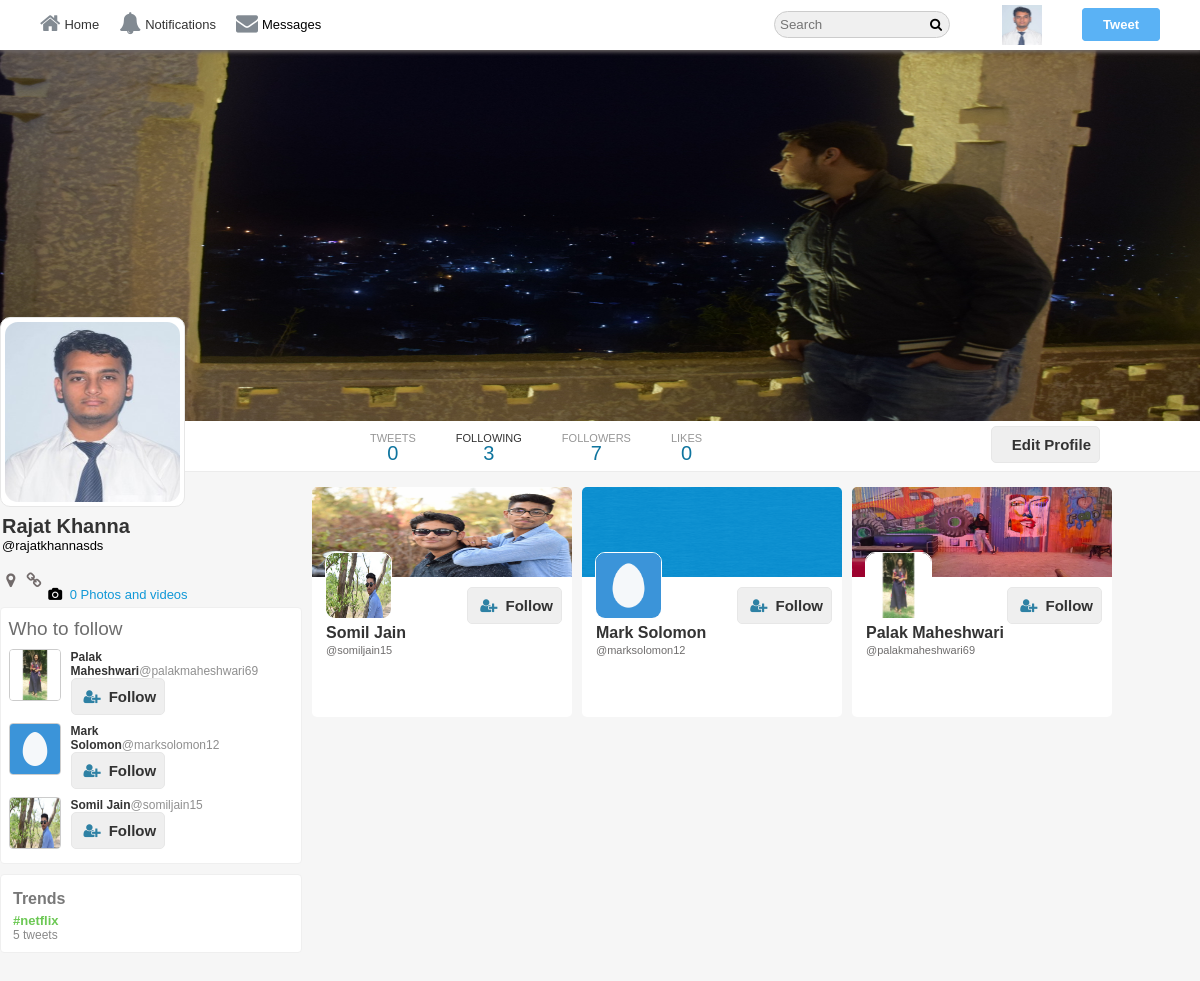
The app's page /SayIt/followers.php?username=rajatkhannasds (signed in) with its own data.
### tables this page shows
CREATE TABLE `users` (
  `user_id` int(11) NOT NULL,
  `username` varchar(40) NOT NULL,
  `email` varchar(255) NOT NULL,
  `password` varchar(32) NOT NULL,
  `screenName` varchar(40) NOT NULL,
  `profileImage` varchar(255) NOT NULL,
  `profileCover` varchar(255) NOT NULL,
  `following` int(11) NOT NULL,
  `followers` int(11) NOT NULL,
  `bio` varchar(140) NOT NULL,
  `country` varchar(255) NOT NULL,
  `website` varchar(255) NOT NULL
);

CREATE TABLE `trends` (
  `trendID` int(11) NOT NULL,
  `hashtag` varchar(140) NOT NULL,
  `createdOn` datetime NOT NULL
);

### SayIt/core/init.php (called while the page is built, shortened)
<?php
	include 'database/connection.php';
	include 'classes/user.php';
	include 'classes/tweet.php';
	include 'classes/follow.php';
 	global $pdo;
  	$getFromU = new User($pdo);
    $getFromF = new Follow($pdo);
 ?>

### SayIt/core/classes/user.php (called while the page is built, shortened)
<?php
class User{
	protected $pdo;
 	public function __construct($pdo){
	    $this->pdo = $pdo;
	}
	public function checkInput($data){
		$data = htmlspecialchars($data);
		$data = trim($data);
		$data = stripcslashes($data);
		return $data;
	}
	public function userData($user_id){
		$stmt = $this->pdo->prepare('SELECT * FROM `users` WHERE `user_id` = :user_id');
		$stmt->bindParam(':user_id', $user_id, PDO::PARAM_INT);
		$stmt->execute();
		return $stmt->fetch(PDO::FETCH_OBJ);
	}
	public function loggedIn(){
		return (isset($_SESSION['user_id'])) ? true : false;
	}
	public function userIdbyUsername($username){
		$stmt = $this->pdo->prepare("SELECT `user_id` FROM `users` WHERE (`username`  = :username)");
		$stmt->bindParam("username", $username, PDO::PARAM_STR);
		$stmt->execute();
	    $user = $stmt->fetch(PDO::FETCH_OBJ);
	    return $user->user_id;
	}
}
?>

### SayIt/followers.php (the view, shortened to what this page needs)
<?php
 	if(isset($_GET['username']) === true && empty($_GET['username']) === false){
		include 'core/init.php';
		$username    = $getFromU->checkInput($_GET['username']);
		$profileId   = $getFromU->userIdByUsername($username);
		$profileData = $getFromU->userData($profileId);
		$user_id 	 = $_SESSION['user_id'];
		$user 		 = $getFromU->userData($user_id);
	}else{
		header('Location:'.BASE_URL.'index.php');
	}
?>
<!doctype html>
<html>
	<head>
		<link rel="stylesheet" href="https://cdnjs.cloudflare.com/ajax/libs/font-awesome/4.6.3/css/font-awesome.css"/>
		<link rel="stylesheet" href="<?php echo BASE_URL;?>assets/css/style-complete.css"/>
   </head>
<body>
<div class="wrapper">
<div class="header-wrapper">
	<div class="nav-container">
    	<div class="nav">
		<div class="nav-left">
			<ul>
				<li><a href="<?php echo BASE_URL;?>"><i class="fa fa-home" aria-hidden="true"></i>Home</a></li>
				<?php if($getFromU->loggedIn()=== true){?>
					<li><a href="<?php echo BASE_URL;?>i/notifications"><i class="fa fa-bell" aria-hidden="true"></i>Notifications</a></li>
					<li id="messagePopup"><i class="fa fa-envelope" aria-hidden="true"></i>Messages</li>
				<?php }?>
			</ul>
		</div>
		<div class="nav-right">
			<ul>
				<li><input type="text" placeholder="Search" class="search"/><i class="fa fa-search" aria-hidden="true"></i>
				</li>
			<?php if($getFromU->loggedIn() === true){?>
				<li class="hover"><label class="drop-label" for="drop-wrap1"><img src="<?php echo BASE_URL.$user->profileImage;?>"/></label>
				</li>
				<li><label class="addTweetBtn" for="pop-up-tweet">Tweet</label></li>
				<?php } else{
							echo '<li><a href="'.BASE_URL.'/index.php">Have an account? Log in!</a></li>';
						}
				?>
			</ul>
		</div>
	</div>
	</div>
 </div>
<div class="profile-cover-wrap">
<div class="profile-cover-inner">
	<div class="profile-cover-img">
		<img src="<?php echo BASE_URL.$profileData->profileCover;?>"/>
	</div>
</div>
<div class="profile-nav">
 <div class="profile-navigation">
	<ul>
		<li>
		<div class="n-head">
			TWEETS
		</div>
		<div class="n-bottom">
		  <?php $getFromT->countTweets($profileId);?>
		</div>
		</li>
		<li>
			<a href="<?php echo BASE_URL.$profileData->username;?>/following">
				<div class="n-head">
					<a href="<?php echo BASE_URL.$profileData->username;?>/following">FOLLOWING</a>
				</div>
				<div class="n-bottom">
					<span class="count-following"><?php echo $profileData->following;?></span>
				</div>
			</a>
		</li>
		<li>
		 <a href="<?php echo BASE_URL.$profileData->username;?>/followers">
				<div class="n-head">
					FOLLOWERS
				</div>
				<div class="n-bottom">
					<span class="count-followers"><?php echo $profileData->followers;?></span>
				</div>
			</a>
		</li>
		<li>
			<a href="#">
				<div class="n-head">
					LIKES
				</div>
				<div class="n-bottom">
					<?php $getFromT->countLikes($profileId);?>
				</div>
			</a>
		</li>
	</ul>
	<div class="edit-button">
		<span>
			<?php echo $getFromF->followBtn($profileId, $user_id, $profileData->user_id);?>
 		</span>
	</div>
    </div>
</div>
</div>
<div class="in-wrapper">
 <div class="in-full-wrap">
   <div class="in-left">
     <div class="in-left-wrap">
	<div class="profile-info-wrap">
	 <div class="profile-info-inner">
		<div class="profile-img">
			<img src="<?php echo BASE_URL.$profileData->profileImage;?>"/>
		</div>
		<div class="profile-name-wrap">
			<div class="profile-name">
				<a href="<?php echo BASE_URL.$profileData->username;?>"><?php echo $profileData->screenName;?></a>
			</div>
			<div class="profile-tname">
				@<span class="username"><?php echo $profileData->username;?></span>
			</div>
		</div>
<div class="profile-extra-info">
	<div class="profile-extra-inner">
		<ul>
			<li>
				<div class="profile-ex-location-i">
					<i class="fa fa-map-marker" aria-hidden="true"></i>
				</div>
			</li>
			<li>
				<div class="profile-ex-location-i">
					<i class="fa fa-link" aria-hidden="true"></i>
				</div>
			</li>
		</ul>
	</div>
</div>
<div class="profile-extra-footer">
	<div class="profile-extra-footer-head">
		<div class="profile-extra-info">
			<ul>
				<li>
					<div class="profile-ex-location-i">
						<i class="fa fa-camera" aria-hidden="true"></i>
					</div>
					<div class="profile-ex-location">
						<a href="#">0 Photos and videos </a>
					</div>
				</li>
			</ul>
		</div>
	</div>
	<?php $getFromF->whoToFollow($user_id,$user_id);?>
	<?php $getFromT->trends(); ?>
 </div>
	 </div>
	</div>
	</div>
  </div>
		<div class="wrapper-following">
			<div class="wrap-follow-inner">
               <?php $getFromF->followersList($profileId, $user_id, $profileData->user_id);?>
			</div>
		</div>
	</div>
</div>
</div>
</body>
</html>

### SayIt/core/classes/tweet.php (shortened to what this page needs)
<?php
class Tweet extends User{
 	public function __construct($pdo){
		$this->pdo = $pdo;
  	}
	public function countTweets($user_id){
		$stmt = $this->pdo->prepare("SELECT COUNT(`tweetID`) AS `totalTweets` FROM `tweets` WHERE `tweetBy` = :user_id AND `retweetID` = '0' OR `retweetBy` = :user_id");
		$stmt->bindParam(":user_id", $user_id, PDO::PARAM_INT);
		$stmt->execute();
		$count = $stmt->fetch(PDO::FETCH_OBJ);
		echo $count->totalTweets;
	}
	public function countLikes($user_id){
		$stmt = $this->pdo->prepare("SELECT COUNT(`likeID`) AS `totalLikes` FROM `likes` WHERE `likeBy` = :user_id");
		$stmt->bindParam(":user_id", $user_id, PDO::PARAM_INT);
		$stmt->execute();
		$count = $stmt->fetch(PDO::FETCH_OBJ);
		echo $count->totalLikes;
	}
	public function trends()
	{
		$stmt = $this->pdo->prepare("SELECT *, COUNT(`tweetID`) AS `tweetsCount` FROM `trends` INNER JOIN `tweets` ON `status` LIKE CONCAT('%#',`hashtag`,'%') OR `retweetMsg` LIKE CONCAT('%#',`hashtag`,'%') GROUP BY `hashtag` ORDER BY `tweetID` LIMIT 10");
		$stmt->execute();
		$trends = $stmt->fetchAll(PDO::FETCH_OBJ);
		echo '<div class="trend-wrapper"><div class="trend-inner"><div class="trend-title"><h3>Trends</h3></div>';
		foreach ($trends as $trend)
		{
			echo '<div class="trend-body">
					<div class="trend-body-content">
						<div class="trend-link">
							<a href="'.BASE_URL.'hashtag/'.$trend->hashtag.'">#'.$trend->hashtag.'</a>
						</div>
						<div class="trend-tweets">
							'.$trend->tweetsCount.' <span>tweets</span>
						</div>
					</div>
				</div>';
		}
		echo '</div></div>';
	}
}
?>

### SayIt/core/classes/follow.php (shortened to what this page needs)
<?php
 class Follow extends User
 {
    public function __construct($pdo)
    {
        $this->pdo = $pdo;
    }
    public function checkFollow($followerID, $user_id){
		$stmt = $this->pdo->prepare("SELECT * FROM `follow` WHERE `sender` = :user_id  AND `receiver` = :followerID");
		$stmt->bindParam(":user_id", $user_id, PDO::PARAM_INT);
		$stmt->bindParam(":followerID", $followerID, PDO::PARAM_INT);
		$stmt->execute();
		return $stmt->fetch(PDO::FETCH_ASSOC);
	}
	public function followBtn($profileID, $user_id, $followID){
			$data = $this->checkFollow($profileID, $user_id);
			if($this->loggedIn()===true){
				if($profileID != $user_id){
					if(isset($data['receiver']) && $data['receiver'] === $profileID){
						return "<button class='f-btn following-btn follow-btn' data-follow='".$profileID."' data-profile='".$followID."'>Following</button>";
					}else{
						return "<button class='f-btn follow-btn' data-follow='".$profileID."' data-profile='".$followID."'><i class='fa fa-user-plus'></i>Follow</button>";
					}
				}else{
					return "<button class='f-btn' onclick=location.href='".BASE_URL."profileEdit.php'>Edit Profile</button>";
				}
			}else{
				return "<button class='f-btn' onclick=location.href='".BASE_URL."index.php'><i class='fa fa-user-plus'></i>Follow</button>";
			}
		}
	public function followersList($profileID, $user_id, $followID){
		$stmt = $this->pdo->prepare("SELECT * FROM `users` LEFT JOIN `follow` ON `sender` = `user_id` AND CASE WHEN `receiver` = :profileID THEN `sender` = `user_id` END WHERE `user_id` and `receiver` IS NOT NULL");
		$stmt->bindParam(":profileID", $profileID, PDO::PARAM_INT);
		$stmt->execute();
		$followings = $stmt->fetchAll(PDO::FETCH_OBJ);
		foreach ($followings as $following) {
			echo '<div class="follow-unfollow-box">
					<div class="follow-unfollow-inner">
						<div class="follow-background">
							<img src="'.BASE_URL.$following->profileCover.'"/>
						</div>
						<div class="follow-person-button-img">
							<div class="follow-person-img">
							 	<img src="'.BASE_URL.$following->profileImage.'"/>
							</div>
							<div class="follow-person-button">
								 '.$this->followBtn($following->user_id, $user_id, $followID).'
						    </div>
						</div>
						<div class="follow-person-bio">
							<div class="follow-person-name">
								<a href="'.BASE_URL.$following->username.'">'.$following->screenName.'</a>
							</div>
							<div class="follow-person-tname">
								<a href="'.BASE_URL.$following->username.'">@'.$following->username.'</a>
							</div>
							<div class="follow-person-dis">
								'.Tweet::getTweetLinks($following->bio).'
							</div>
						</div>
					</div>
				</div>';
		}
	}
	public function whoToFollow($user_id, $profileID){
		$stmt = $this->pdo->prepare("SELECT * FROM `users` WHERE `user_id` != :user_id AND `user_id` NOT IN (SELECT `receiver` FROM `follow` WHERE `sender` = :user_id) ORDER BY rand() LIMIT 3");
		$stmt->execute(array("user_id" => $user_id));
		$users = $stmt->fetchAll(PDO::FETCH_OBJ);
		echo '<div class="follow-wrap"><div class="follow-inner"><div class="follow-title"><h3>Who to follow</h3></div>';
		foreach ($users as $user) {
			echo '<div class="follow-body">
					<div class="follow-img">
					  <img src="'.BASE_URL.$user->profileImage.'"/>
				    </div>
					<div class="follow-content">
						<div class="fo-co-head">
							<a href="'.BASE_URL.$user->username.'">'.$user->screenName.'</a><span>@'.$user->username.'</span>
						</div>
						'.$this->followBtn($user->user_id, $user_id, $profileID).'
					</div>
				</div>';
		}
		echo '</div></div>';
	}
}
?>

### records on screen
users: profileImage (picture), profileCover (picture), following "3", followers "7", screenName "Rajat Khanna", username "rajatkhannasds"
users: profileImage (picture), screenName "Palak Maheshwari", username "palakmaheshwari69", profileCover (picture)
users: profileImage (placeholder picture), screenName "Mark Solomon", username "marksolomon12", profileCover (placeholder picture)
users: profileImage (picture), screenName "Somil Jain", username "somiljain15", profileCover (picture)
trends: hashtag "netflix", tweetsCount "5"

### other values on screen
$count->totalTweets "0"
$count->totalLikes "0"
